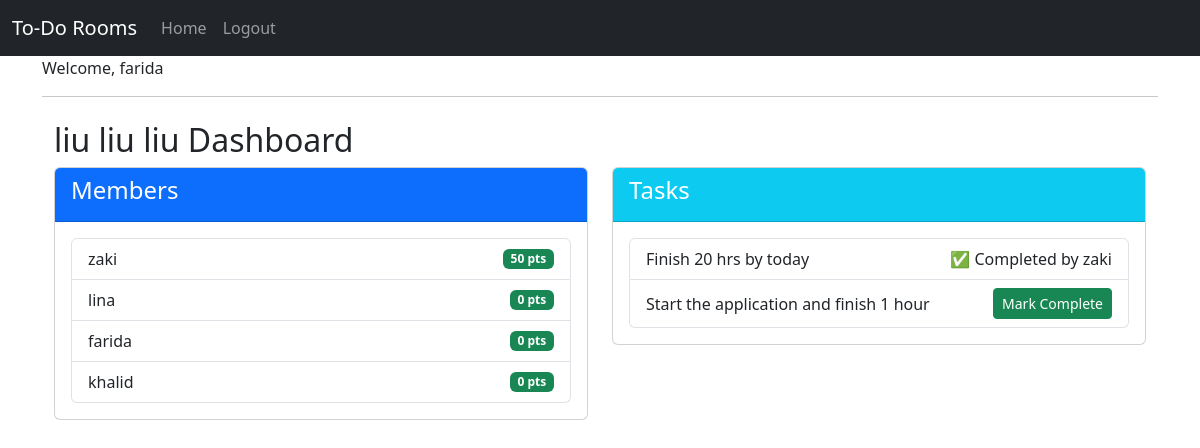
Page /dashboard/1/ (signed in) on the committed database.
### roommates/models.py (models this page shows, shortened)
class Room(models.Model):
    name = models.CharField(max_length=100)
    members = models.ManyToManyField(User, related_name='rooms', through='RoomMember')

class RoomMember(models.Model):
    user = models.ForeignKey(User, on_delete=models.CASCADE)
    room = models.ForeignKey(Room, on_delete=models.CASCADE)
    points = models.IntegerField(default=0)

class Task(models.Model):
    room = models.ForeignKey(
        Room,
        on_delete=models.CASCADE,
        related_name='tasks'
    )
    description = models.CharField(max_length=255)
    completed_by = models.ForeignKey(User, null=True, blank=True, on_delete=models.SET_NULL)
    created_by = models.ForeignKey(User, on_delete=models.CASCADE, related_name='created_tasks')
    is_completed = models.BooleanField(default=False)

### roommates/views.py (the view)
# urls.py: path('dashboard/<int:room_id>/', views.room_dashboard, name='room_dashboard'),
@login_required
def room_dashboard(request, room_id):
    room = get_object_or_404(Room, id=room_id)
    members = room.roommember_set.all().order_by('-points')
    tasks = Task.objects.filter(room=room)
    return render(request, 'roommates/dashboard.html', {
        'room': room,
        'members': members,
        'tasks': tasks
    })

### roommates/templates/roommates/dashboard.html (shortened to what this page needs)
{% extends "base.html" %}
{% block content %}
<div class="container mt-4">
    <h2>{{ room.name }} Dashboard</h2>
    <div class="row">
        <div class="col-md-6">
            <div class="card mb-4">
                <div class="card-header bg-primary text-white">
                    <h4>Members</h4>
                </div>
                <div class="card-body">
                    <ul class="list-group">
                        {% for member in members %}
                            <li class="list-group-item d-flex justify-content-between align-items-center">
                                {{ member.user.username }}
                                <span class="badge bg-success">{{ member.points }} pts</span>
                            </li>
                        {% endfor %}
                    </ul>
                </div>
            </div>
        </div>
        <div class="col-md-6">
            <div class="card">
                <div class="card-header bg-info text-white">
                    <h4>Tasks</h4>
                </div>
                <div class="card-body">
                    {% if tasks %}
                        <ul class="list-group">
                            {% for task in tasks %}
                                <li class="list-group-item d-flex justify-content-between align-items-center">
                                    {{ task.description }}
                                    {% if task.is_completed %}
                                        <span>
                                            ✅ Completed by {{ task.completed_by.username }}
                                        </span>
                                    {% else %}
                                        <form method="post" action="{% url 'complete_task' task.id %}">
                                            <button type="submit" class="btn btn-sm btn-success">
                                                Mark Complete
                                            </button>
                                        </form>
                                    {% endif %}
                                </li>
                            {% endfor %}
                        </ul>
                    {% else %}
                        <li class="list-group-item">No tasks created yet.</li>
                    {% endif %}
                </div>
            </div>
        </div>
    </div>
</div>
{% endblock %}

### roommates/templates/base.html (shortened to what this page needs)
{% load static %}
{% load widget_tweaks %}
<!DOCTYPE html>
<html lang="en">
    <head>
        <link rel="stylesheet" href="https://cdn.jsdelivr.net/npm/bootstrap@5.3.0/dist/css/bootstrap.min.css">
    </head>
    <body>
        <nav class="navbar navbar-expand-lg navbar-dark bg-dark">
            <div class="container-fluid">
                <a class="navbar-brand" href="#">To-Do Rooms</a>
                <div class="collapse navbar-collapse">
                    <ul class="navbar-nav me-auto">
                        <li class="nav-item">
                            <a class="nav-link" href="{% url 'homepage' %}">Home</a>
                        </li>
                        <li class="nav-item">
                            {% if user.is_authenticated %}
                                <a class="nav-link" href="{% url 'logout' %}">Logout</a>
                            {% else %}
                                <a class="nav-link" href="{url 'login'}">Login</a>
                            {% endif %}
                        </li>
                    </ul>
                </div>
            </div>
        </nav>
        <div class="container">
            {% if user.is_authenticated %}
                <p>Welcome, {{ user.username }}</p>
            {% endif %}
            <hr>
            {% block content %}{% endblock %}
        </div>
    </body>
</html>

### rows in the picture
Room: name "liu liu liu"
RoomMember: user.username "zaki", points "50"
RoomMember: user.username "lina", points "0"
RoomMember: user.username "farida", points "0"
RoomMember: user.username "khalid", points "0"
Task: description "Finish 20 hrs by today", completed_by.username "zaki"
Task: description "Start the application and finish 1 hour", is_completed "Mark Complete"

### other values in the picture
{{ user.username }} "farida"
